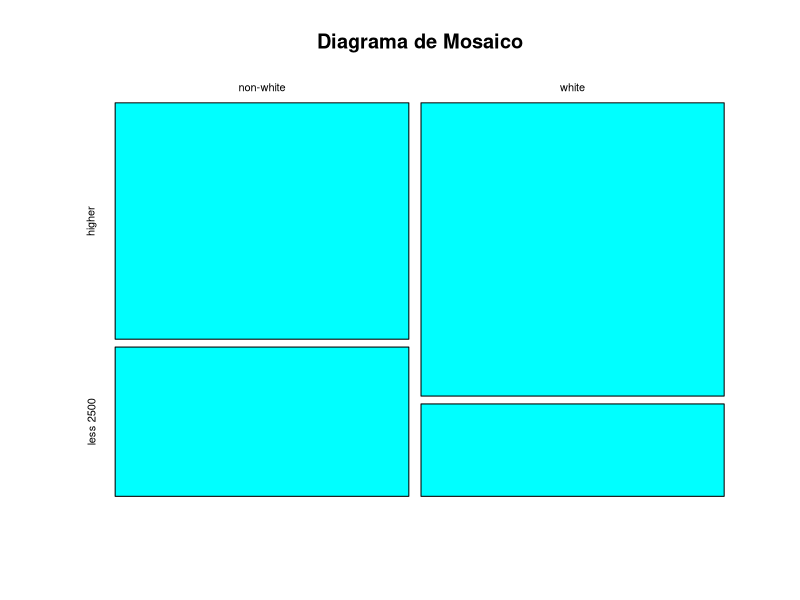
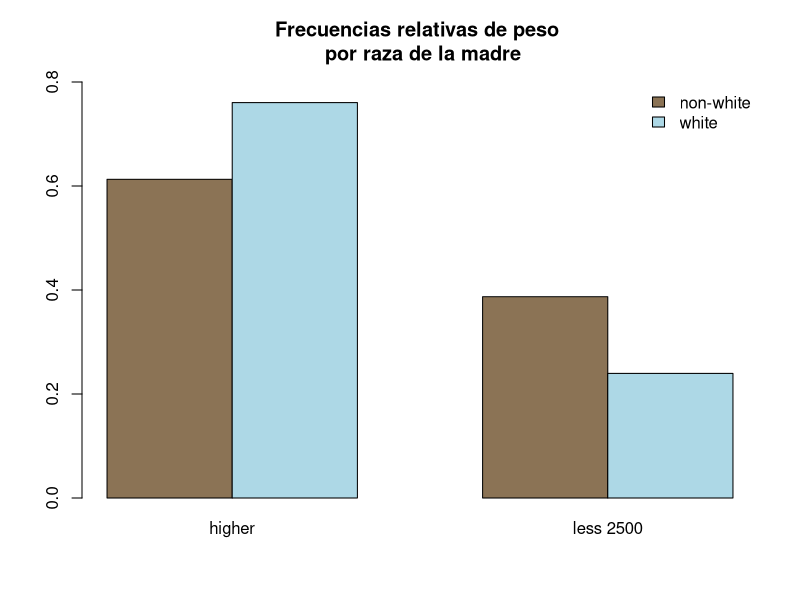
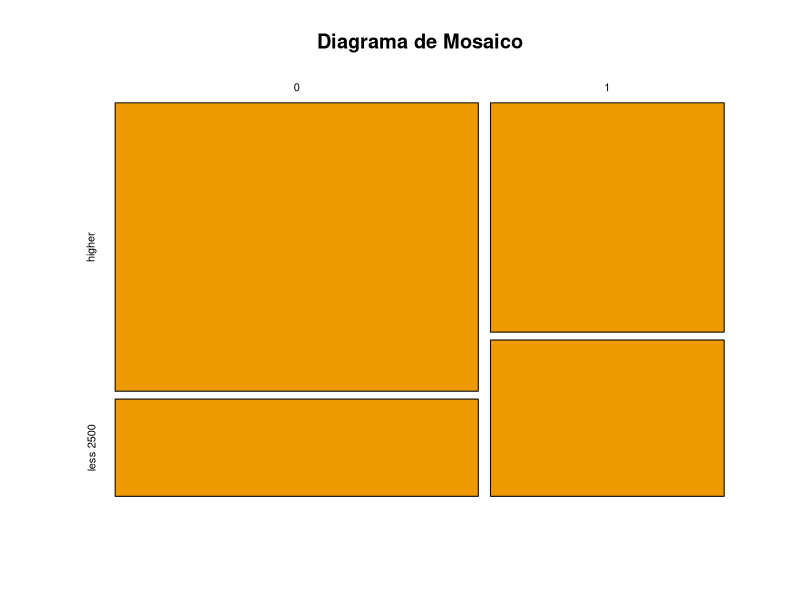
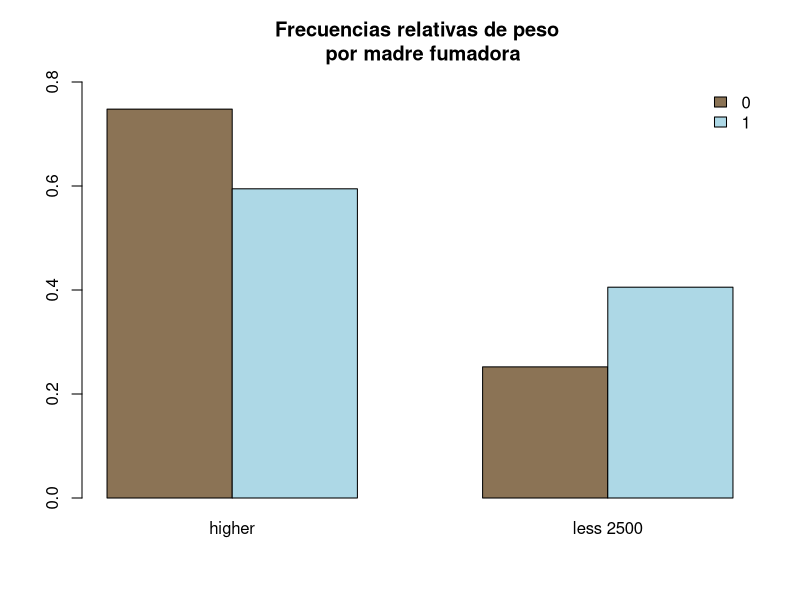
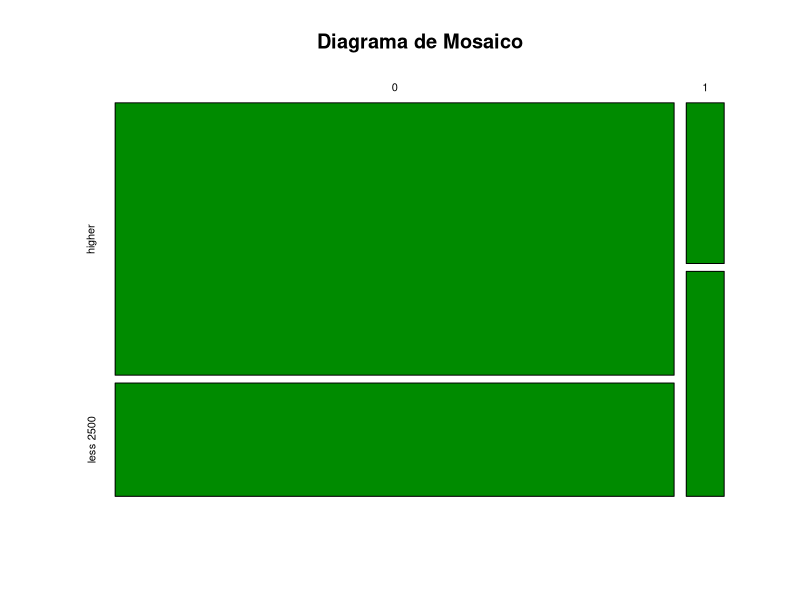
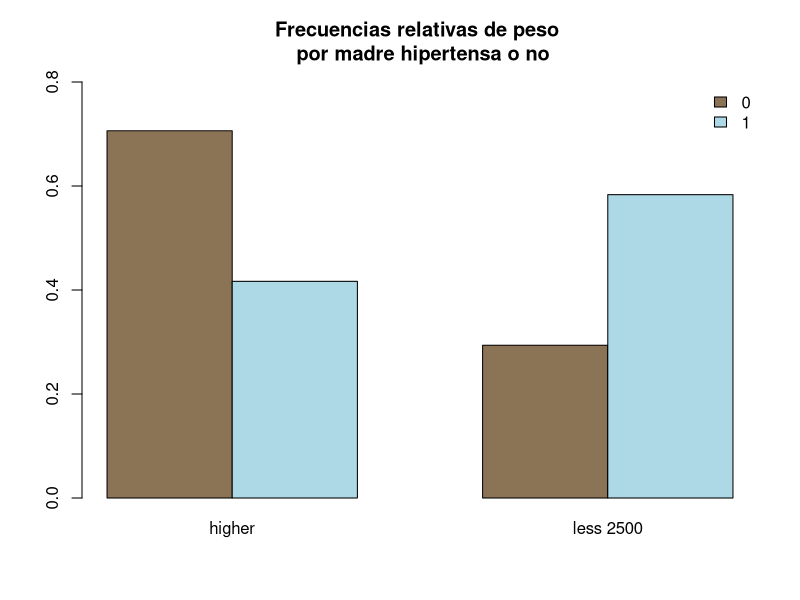
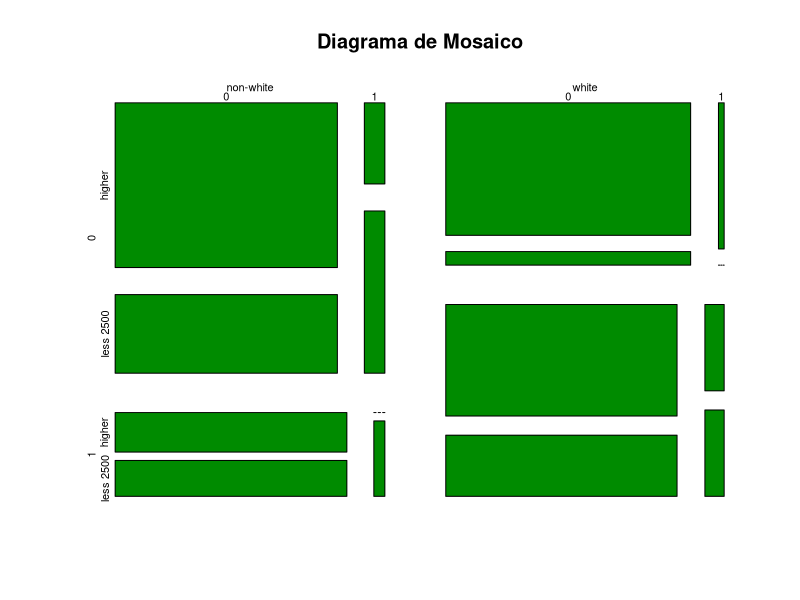
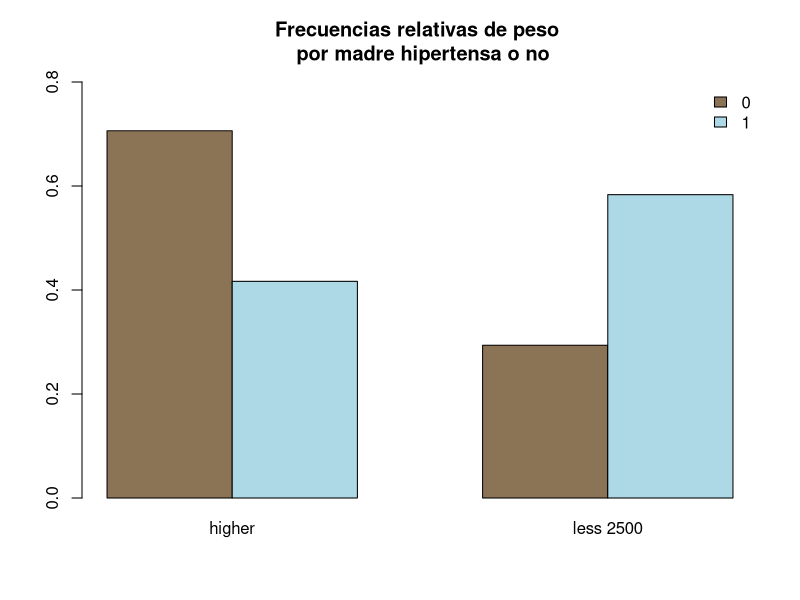

Generate these figures, in order, with R:
## ---- chunk 1
knitr::opts_chunk$set(echo = TRUE)
## ---- chunk 2
library(MASS)
library(dplyr)

data <- birthwt%>%
  mutate(race = ifelse(race == 1, "white", "non-white"),
         bwt = ifelse(bwt <=2500, 'less 2500', 'higher'))


str(data)
head(data)
## ---- chunk 3
wp2 <- with(data, table(data$race, data$bwt)) %>% prop.table(margin = 1)
wp2
## ---- chunk 4
t1 = table(data$race, data$bwt)

plot(t1, col = c("cyan"), main = "Diagrama de Mosaico")

barplot((prop.table(t1, margin = 1)), beside = T,
        legend.text = TRUE, ylim = c(0, 0.8),
        args.legend = list(bty = 'n', x = 'topright', ncol = 1), 
        col = c("burlywood4", "lightblue"), 
        main = "Frecuencias relativas de peso \n por raza de la madre")

## ---- chunk 5
smk <- with(data, table(data$smoke, data$bwt)) %>% prop.table(margin = 1)
smk

## ---- chunk 6

t2 = table(data$smoke, data$bwt)

plot(t2, col = c("orange2"), main = "Diagrama de Mosaico")

barplot((prop.table(t2, margin = 1)), beside = T,
        legend.text = TRUE, ylim = c(0, 0.8),
        args.legend = list(bty = 'n', x = 'topright', ncol = 1), 
        col = c("burlywood4", "lightblue"), 
        main = "Frecuencias relativas de peso \n por madre fumadora")

## ---- chunk 7
hit <- with(data, table(data$ht, data$bwt)) %>% prop.table(margin = 1)
hit
## ---- chunk 8

t3 = table(data$ht, data$bwt)

plot(t3, col = c("green4"), main = "Diagrama de Mosaico")

barplot((prop.table(t3, margin = 1)), beside = T,
        legend.text = TRUE, ylim = c(0, 0.8),
        args.legend = list(bty = 'n', x = 'topright', ncol = 1), 
        col = c("burlywood4", "lightblue"), 
        main = "Frecuencias relativas de peso \n por madre hipertensa o no")

## ---- chunk 9
ft = table(data$race, data$smoke, data$ht, data$bwt)

tot <- with(data, table(data$race, data$smoke, data$ht, data$bwt)) %>% prop.table(margin = 1)

tot

plot(ft, col = c("green4"), main = "Diagrama de Mosaico")

barplot((prop.table(t3, margin = 1)), beside = T,
        legend.text = TRUE, ylim = c(0, 0.8),
        args.legend = list(bty = 'n', x = 'topright', ncol = 1), 
        col = c("burlywood4", "lightblue"), 
        main = "Frecuencias relativas de peso \n por madre hipertensa o no")

## ---- chunk 10
# Ej 1
alum = factor(c("Dan", "Bea", "Man", "Ser", "Alv", "Joel", "Carl", "Lui"))
table(alum)

# Ej 2
age = c(floor(runif(10, min=20, max=49)))
prop.table(age)

# Ej 3
we = c(floor(runif(10, min=50, max=110)))
he = c(floor(runif(10, min=150, max=185)))

table(he, we)

# Ej 4
colSums(prop.table(table(he, age), margin = 1))

# Ej 5
barplot(age, main="Age barplot", horiz=F,
  names.arg=c('edades'))

# Ej. 6

gra = c(floor(runif(8, min=1, max=9)))
pie(gra, alum, main = "Gráfico de notas",)

# Ej. 7

data = DNase
library(ggplot2)

ggplot() + geom_bar(data = data, aes(y=data$Run, x=data$density,fill=data$density), stat='identity', position='stack') + coord_flip()
